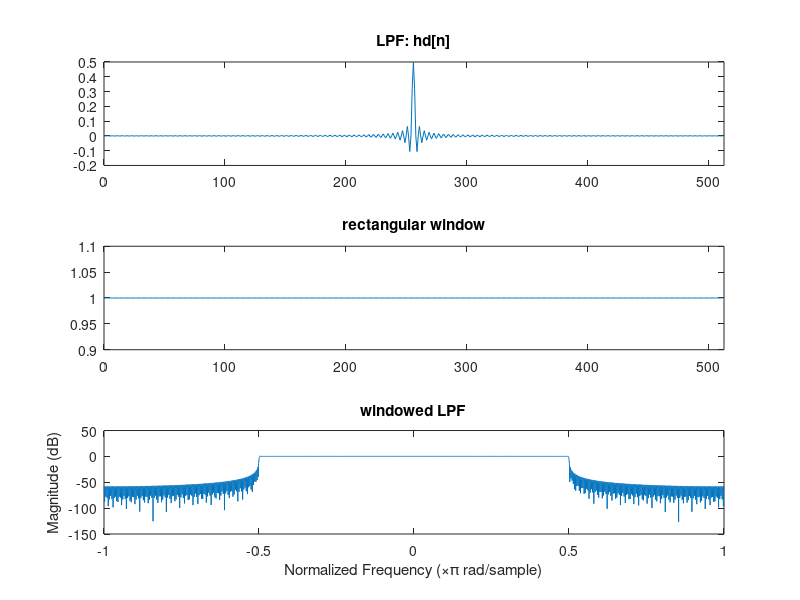
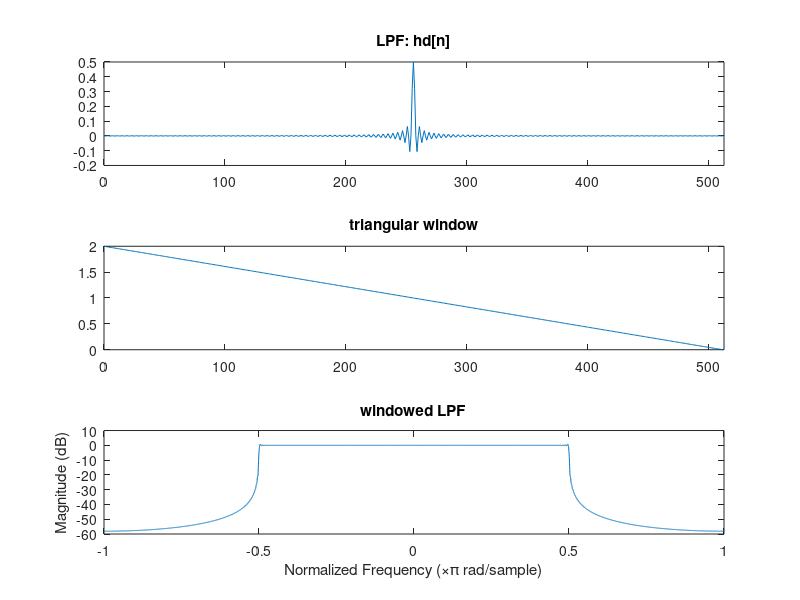
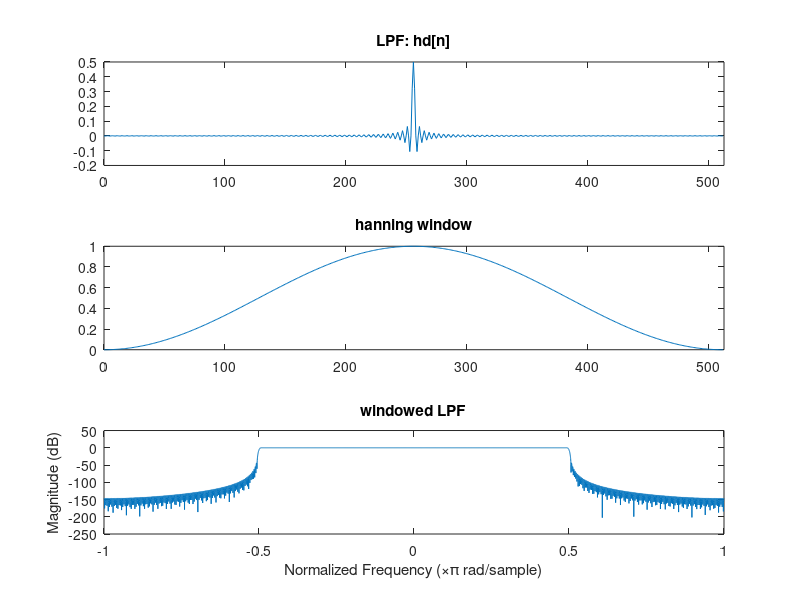
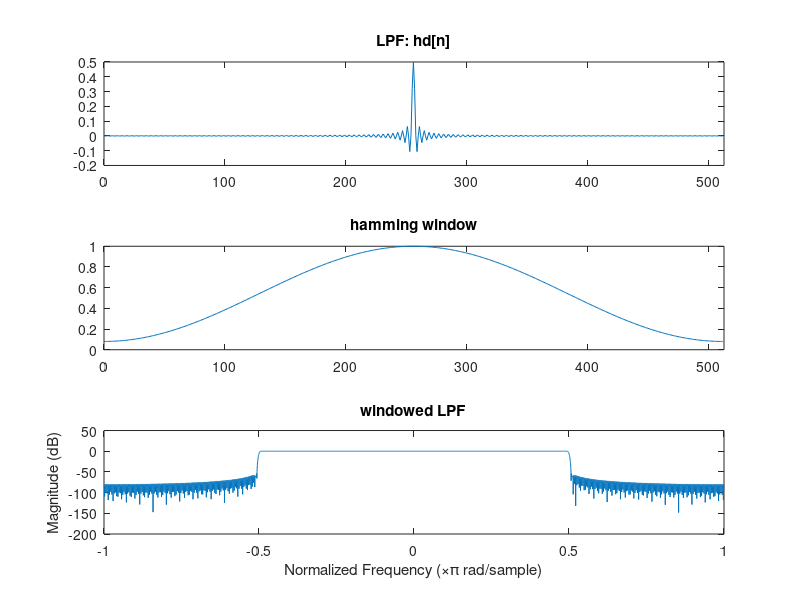

Source code (MATLAB) for these figures, in order:
N = 513;
k = (N-1)/2;
x = linspace(-k,k,N);

omega = pi/2;

hd = sin(omega*(x))./(pi*(x));
hd(k+1) = omega/pi;

rectwind = 0:N-1;
rectwind = rectwind*0+1;
trangwind = 2-2*(0:N-1)/(N-1);
x = 0:N-1;
hanningwind1 = 0.5 -0.5*cos(2*pi*x/(N-1));
hanningwind2 = 0.54 -0.46*cos(2*pi*x/(N-1));
blackmanwind = 0.42 - 0.5*cos(2*pi*x/(N-1)) + 0.08*cos(4*pi*x/(N-1));

hn_rect = hd.*rectwind;
hn_triang = hd.*trangwind;
hn_hanning1 = hd.*hanningwind1;
hn_hanning2 = hd.*hanningwind2;
hn_blackmanwind = hd.*blackmanwind;

n = x;
w = -pi:.001:pi; 

% rectangular window
figure;
subplot(3,1,1);
plot(n,hd);
xlim([0 N]);
title("LPF: hd[n]");
subplot(3,1,2);
plot(n, rectwind);
xlim([0 N]);
title("rectangular window");
hf1 = freqz(hn_rect,1,w);
hf_abs1 = 20*log10(abs(hf1));
subplot(3,1,3);
plot(w/pi, hf_abs1);
title("windowed LPF");
xlabel('Normalized Frequency (\times\pi rad/sample)')
ylabel('Magnitude (dB)')

% triangular window
figure;
subplot(3,1,1);
plot(n,hd);
xlim([0 N]);
title("LPF: hd[n]");
subplot(3,1,2);
plot(n, trangwind);
xlim([0 N]);
title("triangular window");
hf1 = freqz(hn_triang,1,w);
hf_abs1 = 20*log10(abs(hf1));
subplot(3,1,3);
plot(w/pi,hf_abs1);
title("windowed LPF");
xlabel('Normalized Frequency (\times\pi rad/sample)')
ylabel('Magnitude (dB)')

% hanning1 window
figure;
subplot(3,1,1);
plot(n,hd);
xlim([0 N]);
title("LPF: hd[n]");
subplot(3,1,2);
plot(n, hanningwind1);
xlim([0 N]);
title("hanning window");
hf1 = freqz(hn_hanning1,1,w);
hf_abs1 = 20*log10(abs(hf1));
subplot(3,1,3);
plot(w/pi,hf_abs1);
title("windowed LPF");
xlabel('Normalized Frequency (\times\pi rad/sample)')
ylabel('Magnitude (dB)')

% hanning2 window
figure;
subplot(3,1,1);
plot(n,hd);
xlim([0 N]);
title("LPF: hd[n]");
subplot(3,1,2);
plot(n, hanningwind2);
xlim([0 N]);
title("hamming window");
hf1 = freqz(hn_hanning2,1,w);
hf_abs1 = 20*log10(abs(hf1));
subplot(3,1,3);
plot(w/pi,hf_abs1);
title("windowed LPF");
xlabel('Normalized Frequency (\times\pi rad/sample)')
ylabel('Magnitude (dB)')

% blackman window
figure;
subplot(3,1,1);
plot(n,hd);
xlim([0 N]);
title("LPF: hd[n]");
subplot(3,1,2);
plot(n, blackmanwind);
xlim([0 N]);
title("blackman window");
hf1 = freqz(hn_blackmanwind,1,w);
hf_abs1 = 20*log10(abs(hf1));
subplot(3,1,3);
plot(w/pi,hf_abs1);
title("windowed LPF");
xlabel('Normalized Frequency (\times\pi rad/sample)')
ylabel('Magnitude (dB)')


